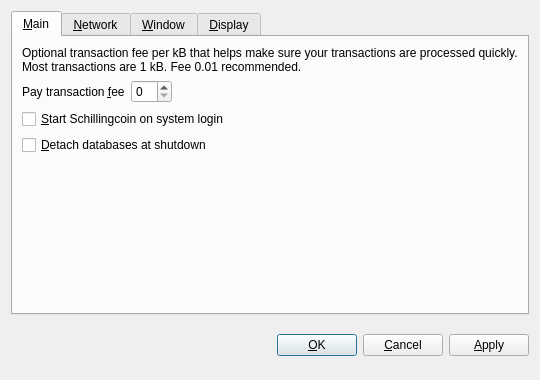
<?xml version="1.0" encoding="UTF-8"?>
<ui version="4.0">
 <class>OptionsDialog</class>
 <widget class="QDialog" name="OptionsDialog">
  <property name="geometry">
   <rect>
    <x>0</x>
    <y>0</y>
    <width>540</width>
    <height>380</height>
   </rect>
  </property>
  <property name="windowTitle">
   <string>Options</string>
  </property>
  <property name="modal">
   <bool>true</bool>
  </property>
  <layout class="QVBoxLayout" name="verticalLayout">
   <item>
    <widget class="QTabWidget" name="tabWidget">
     <property name="tabPosition">
      <enum>QTabWidget::North</enum>
     </property>
     <property name="currentIndex">
      <number>0</number>
     </property>
     <widget class="QWidget" name="tabMain">
      <attribute name="title">
       <string>&amp;Main</string>
      </attribute>
      <layout class="QVBoxLayout" name="verticalLayout_Main">
       <item>
        <widget class="QLabel" name="transactionFeeInfoLabel">
         <property name="text">
          <string>Optional transaction fee per kB that helps make sure your transactions are processed quickly. Most transactions are 1 kB. Fee 0.01 recommended.</string>
         </property>
         <property name="textFormat">
          <enum>Qt::PlainText</enum>
         </property>
         <property name="wordWrap">
          <bool>true</bool>
         </property>
        </widget>
       </item>
       <item>
        <layout class="QHBoxLayout" name="horizontalLayout_Main">
         <item>
          <widget class="QLabel" name="transactionFeeLabel">
           <property name="text">
            <string>Pay transaction &amp;fee</string>
           </property>
           <property name="textFormat">
            <enum>Qt::PlainText</enum>
           </property>
           <property name="buddy">
            <cstring>transactionFee</cstring>
           </property>
          </widget>
         </item>
         <item>
          <widget class="BitcoinAmountField" name="transactionFee"/>
         </item>
         <item>
          <spacer name="horizontalSpacer_Main">
           <property name="orientation">
            <enum>Qt::Horizontal</enum>
           </property>
           <property name="sizeHint" stdset="0">
            <size>
             <width>40</width>
             <height>20</height>
            </size>
           </property>
          </spacer>
         </item>
        </layout>
       </item>
       <item>
        <widget class="QCheckBox" name="bitcoinAtStartup">
         <property name="toolTip">
          <string>Automatically start Schillingcoin after logging in to the system.</string>
         </property>
         <property name="text">
          <string>&amp;Start Schillingcoin on system login</string>
         </property>
        </widget>
       </item>
       <item>
        <widget class="QCheckBox" name="detachDatabases">
         <property name="toolTip">
          <string>Detach block and address databases at shutdown. This means they can be moved to another data directory, but it slows down shutdown. The wallet is always detached.</string>
         </property>
         <property name="text">
          <string>&amp;Detach databases at shutdown</string>
         </property>
        </widget>
       </item>
       <item>
        <spacer name="verticalSpacer_Main">
         <property name="orientation">
          <enum>Qt::Vertical</enum>
         </property>
         <property name="sizeHint" stdset="0">
          <size>
           <width>20</width>
           <height>40</height>
          </size>
         </property>
        </spacer>
       </item>
      </layout>
     </widget>
     <widget class="QWidget" name="tabNetwork">
      <attribute name="title">
       <string>&amp;Network</string>
      </attribute>
      <layout class="QVBoxLayout" name="verticalLayout_Network">
       <item>
        <widget class="QCheckBox" name="mapPortUpnp">
         <property name="toolTip">
          <string>Automatically open the Schillingcoin client port on the router. This only works when your router supports UPnP and it is enabled.</string>
         </property>
         <property name="text">
          <string>Map port using &amp;UPnP</string>
         </property>
        </widget>
       </item>
       <item>
        <widget class="QCheckBox" name="connectSocks">
         <property name="toolTip">
          <string>Connect to the Schillingcoin network through a SOCKS proxy (e.g. when connecting through Tor).</string>
         </property>
         <property name="text">
          <string>&amp;Connect through SOCKS proxy:</string>
         </property>
        </widget>
       </item>
       <item>
        <layout class="QHBoxLayout" name="horizontalLayout_Network">
         <item>
          <widget class="QLabel" name="proxyIpLabel">
           <property name="text">
            <string>Proxy &amp;IP:</string>
           </property>
           <property name="textFormat">
            <enum>Qt::PlainText</enum>
           </property>
           <property name="buddy">
            <cstring>proxyIp</cstring>
           </property>
          </widget>
         </item>
         <item>
          <widget class="QValidatedLineEdit" name="proxyIp">
           <property name="maximumSize">
            <size>
             <width>140</width>
             <height>16777215</height>
            </size>
           </property>
           <property name="toolTip">
            <string>IP address of the proxy (e.g. 127.0.0.1)</string>
           </property>
          </widget>
         </item>
         <item>
          <widget class="QLabel" name="proxyPortLabel">
           <property name="text">
            <string>&amp;Port:</string>
           </property>
           <property name="textFormat">
            <enum>Qt::PlainText</enum>
           </property>
           <property name="buddy">
            <cstring>proxyPort</cstring>
           </property>
          </widget>
         </item>
         <item>
          <widget class="QLineEdit" name="proxyPort">
           <property name="maximumSize">
            <size>
             <width>55</width>
             <height>16777215</height>
            </size>
           </property>
           <property name="toolTip">
            <string>Port of the proxy (e.g. 9050)</string>
           </property>
          </widget>
         </item>
         <item>
          <widget class="QLabel" name="socksVersionLabel">
           <property name="text">
            <string>SOCKS &amp;Version:</string>
           </property>
           <property name="textFormat">
            <enum>Qt::PlainText</enum>
           </property>
           <property name="buddy">
            <cstring>socksVersion</cstring>
           </property>
          </widget>
         </item>
         <item>
          <widget class="QValueComboBox" name="socksVersion">
           <property name="toolTip">
            <string>SOCKS version of the proxy (e.g. 5)</string>
           </property>
          </widget>
         </item>
         <item>
          <spacer name="horizontalSpacer_Network">
           <property name="orientation">
            <enum>Qt::Horizontal</enum>
           </property>
           <property name="sizeHint" stdset="0">
            <size>
             <width>40</width>
             <height>20</height>
            </size>
           </property>
          </spacer>
         </item>
        </layout>
       </item>
       <item>
        <spacer name="verticalSpacer_Network">
         <property name="orientation">
          <enum>Qt::Vertical</enum>
         </property>
         <property name="sizeHint" stdset="0">
          <size>
           <width>20</width>
           <height>40</height>
          </size>
         </property>
        </spacer>
       </item>
      </layout>
     </widget>
     <widget class="QWidget" name="tabWindow">
      <attribute name="title">
       <string>&amp;Window</string>
      </attribute>
      <layout class="QVBoxLayout" name="verticalLayout_Window">
       <item>
        <widget class="QCheckBox" name="minimizeToTray">
         <property name="toolTip">
          <string>Show only a tray icon after minimizing the window.</string>
         </property>
         <property name="text">
          <string>&amp;Minimize to the tray instead of the taskbar</string>
         </property>
        </widget>
       </item>
       <item>
        <widget class="QCheckBox" name="minimizeOnClose">
         <property name="toolTip">
          <string>Minimize instead of exit the application when the window is closed. When this option is enabled, the application will be closed only after selecting Quit in the menu.</string>
         </property>
         <property name="text">
          <string>M&amp;inimize on close</string>
         </property>
        </widget>
       </item>
       <item>
        <spacer name="verticalSpacer_Window">
         <property name="orientation">
          <enum>Qt::Vertical</enum>
         </property>
         <property name="sizeHint" stdset="0">
          <size>
           <width>20</width>
           <height>40</height>
          </size>
         </property>
        </spacer>
       </item>
      </layout>
     </widget>
     <widget class="QWidget" name="tabDisplay">
      <attribute name="title">
       <string>&amp;Display</string>
      </attribute>
      <layout class="QVBoxLayout" name="verticalLayout_Display">
       <item>
        <layout class="QHBoxLayout" name="horizontalLayout_1_Display">
         <item>
          <widget class="QLabel" name="langLabel">
           <property name="text">
            <string>User Interface &amp;language:</string>
           </property>
           <property name="textFormat">
            <enum>Qt::PlainText</enum>
           </property>
           <property name="buddy">
            <cstring>lang</cstring>
           </property>
          </widget>
         </item>
         <item>
          <widget class="QValueComboBox" name="lang">
           <property name="toolTip">
            <string>The user interface language can be set here. This setting will take effect after restarting Schillingcoin.</string>
           </property>
          </widget>
         </item>
        </layout>
       </item>
       <item>
        <layout class="QHBoxLayout" name="horizontalLayout_2_Display">
         <item>
          <widget class="QLabel" name="unitLabel">
           <property name="text">
            <string>&amp;Unit to show amounts in:</string>
           </property>
           <property name="textFormat">
            <enum>Qt::PlainText</enum>
           </property>
           <property name="buddy">
            <cstring>unit</cstring>
           </property>
          </widget>
         </item>
         <item>
          <widget class="QValueComboBox" name="unit">
           <property name="toolTip">
            <string>Choose the default subdivision unit to show in the interface and when sending coins.</string>
           </property>
          </widget>
         </item>
        </layout>
       </item>
       <item>
        <widget class="QCheckBox" name="displayAddresses">
         <property name="toolTip">
          <string>Whether to show Schillingcoin addresses in the transaction list or not.</string>
         </property>
         <property name="text">
          <string>&amp;Display addresses in transaction list</string>
         </property>
        </widget>
       </item>
       <item>
        <spacer name="verticalSpacer_Display">
         <property name="orientation">
          <enum>Qt::Vertical</enum>
         </property>
         <property name="sizeHint" stdset="0">
          <size>
           <width>20</width>
           <height>40</height>
          </size>
         </property>
        </spacer>
       </item>
      </layout>
     </widget>
    </widget>
   </item>
   <item>
    <layout class="QHBoxLayout" name="horizontalLayout_Buttons">
     <item>
      <spacer name="horizontalSpacer_1">
       <property name="orientation">
        <enum>Qt::Horizontal</enum>
       </property>
       <property name="sizeHint" stdset="0">
        <size>
         <width>40</width>
         <height>48</height>
        </size>
       </property>
      </spacer>
     </item>
     <item>
      <widget class="QLabel" name="statusLabel">
       <property name="font">
        <font>
         <weight>75</weight>
         <bold>true</bold>
        </font>
       </property>
       <property name="text">
        <string/>
       </property>
       <property name="textFormat">
        <enum>Qt::PlainText</enum>
       </property>
       <property name="wordWrap">
        <bool>true</bool>
       </property>
      </widget>
     </item>
     <item>
      <spacer name="horizontalSpacer_2">
       <property name="orientation">
        <enum>Qt::Horizontal</enum>
       </property>
       <property name="sizeHint" stdset="0">
        <size>
         <width>40</width>
         <height>48</height>
        </size>
       </property>
      </spacer>
     </item>
     <item>
      <widget class="QPushButton" name="okButton">
       <property name="text">
        <string>&amp;OK</string>
       </property>
      </widget>
     </item>
     <item>
      <widget class="QPushButton" name="cancelButton">
       <property name="text">
        <string>&amp;Cancel</string>
       </property>
       <property name="autoDefault">
        <bool>false</bool>
       </property>
      </widget>
     </item>
     <item>
      <widget class="QPushButton" name="applyButton">
       <property name="text">
        <string>&amp;Apply</string>
       </property>
       <property name="autoDefault">
        <bool>false</bool>
       </property>
       <property name="default">
        <bool>false</bool>
       </property>
       <property name="flat">
        <bool>false</bool>
       </property>
      </widget>
     </item>
    </layout>
   </item>
  </layout>
 </widget>
 <customwidgets>
  <customwidget>
   <class>BitcoinAmountField</class>
   <extends>QSpinBox</extends>
   <header>bitcoinamountfield.h</header>
  </customwidget>
  <customwidget>
   <class>QValueComboBox</class>
   <extends>QComboBox</extends>
   <header>qvaluecombobox.h</header>
  </customwidget>
  <customwidget>
   <class>QValidatedLineEdit</class>
   <extends>QLineEdit</extends>
   <header>qvalidatedlineedit.h</header>
  </customwidget>
 </customwidgets>
 <resources/>
 <connections/>
</ui>
